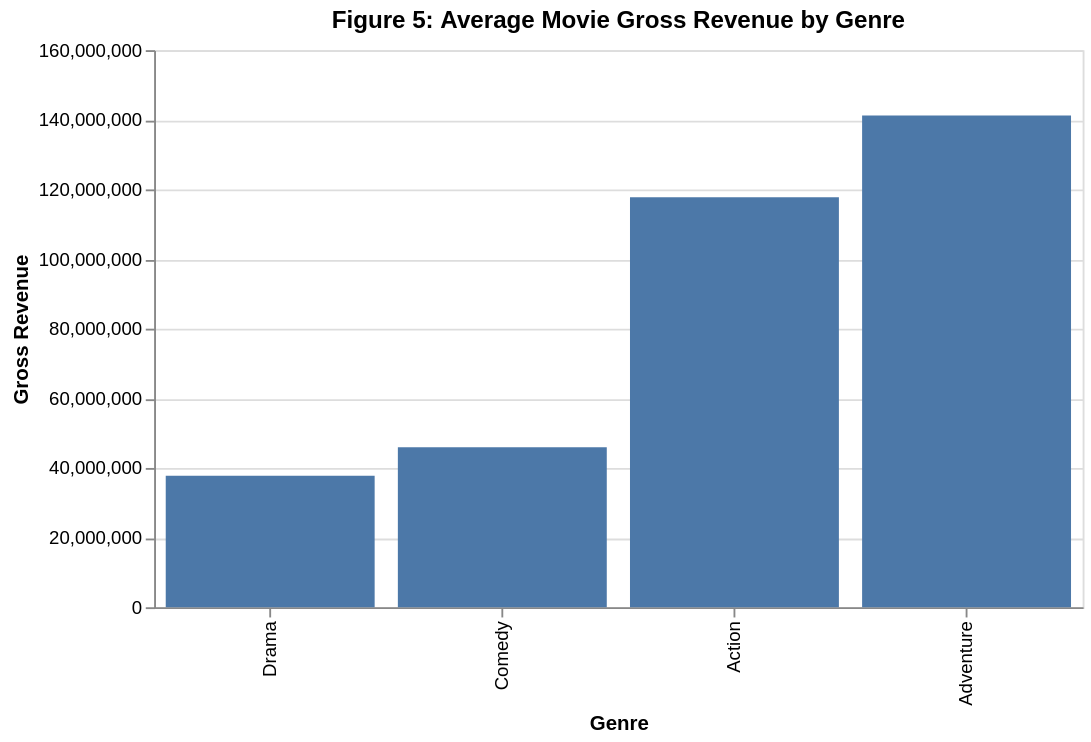

Write notebook code for a chart like this one.
### Code cell
my_graph = plot_barchart(movie_merge_df, 'Average Movie Gross Revenue by Genre', 'genre', 'Genre', 'total_gross_dollars', 'Gross Revenue', 'mean')
my_graph

### Figure 1 — Vega-Lite specification as saved in the notebook (floating-point values rounded to 4 significant figures)
{"config": {"view": {"continuousWidth": 400, "continuousHeight": 300}}, "data": {"name": "data-1e51cfc5a1c488f5ee59dab2742211e1"}, "mark": "bar", "encoding": {"x": {"type": "nominal", "field": "genre", "sort": "y", "title": "Genre"}, "y": {"type": "quantitative", "field": "total_gross_dollars", "title": "Gross Revenue"}}, "height": 300, "title": "Figure 5: Average Movie Gross Revenue by Genre", "width": 500, "$schema": "https://vega.github.io/schema/vega-lite/v4.8.1.json", "datasets": {"data-1e51cfc5a1c488f5ee59dab2742211e1": [{"genre": "Action", "total_gross_dollars": 117800000.0}, {"genre": "Adventure", "total_gross_dollars": 141200000.0}, {"genre": "Comedy", "total_gross_dollars": 45920000.0}, {"genre": "Drama", "total_gross_dollars": 37730000.0}]}}
